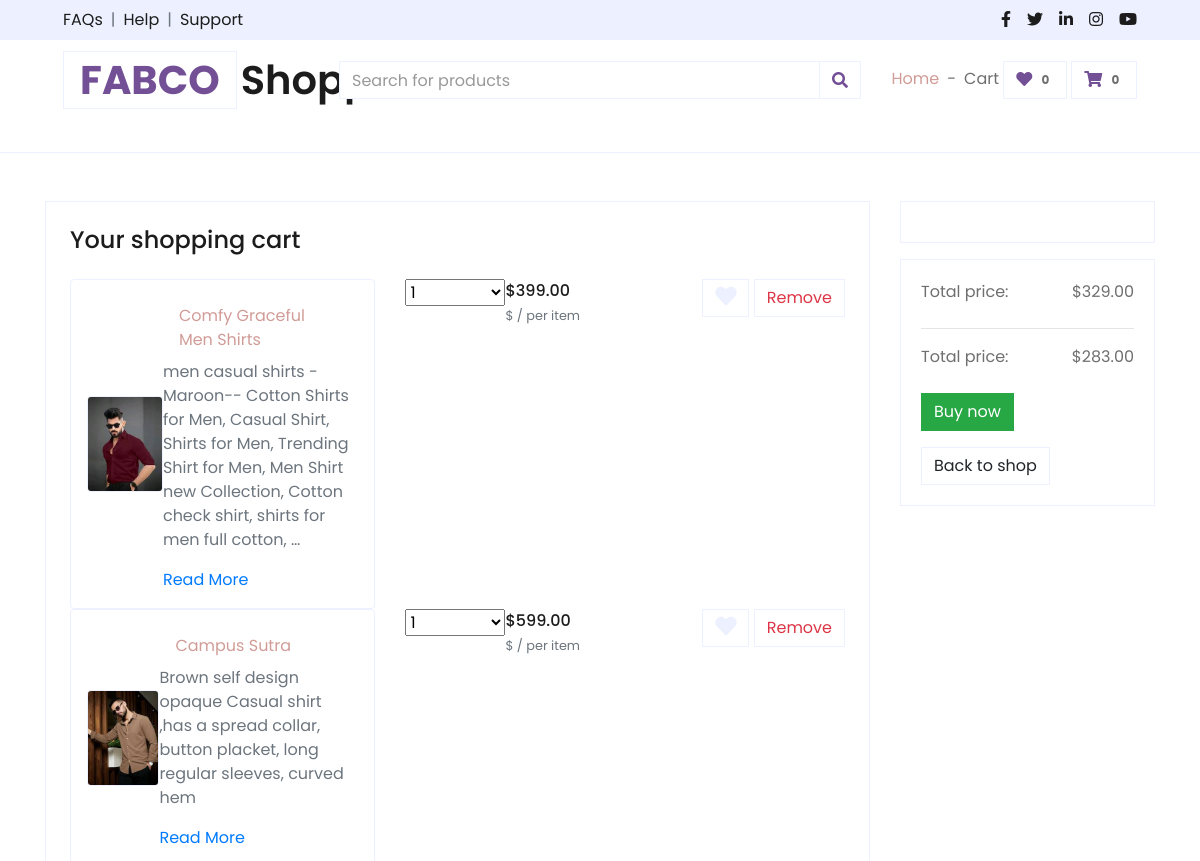
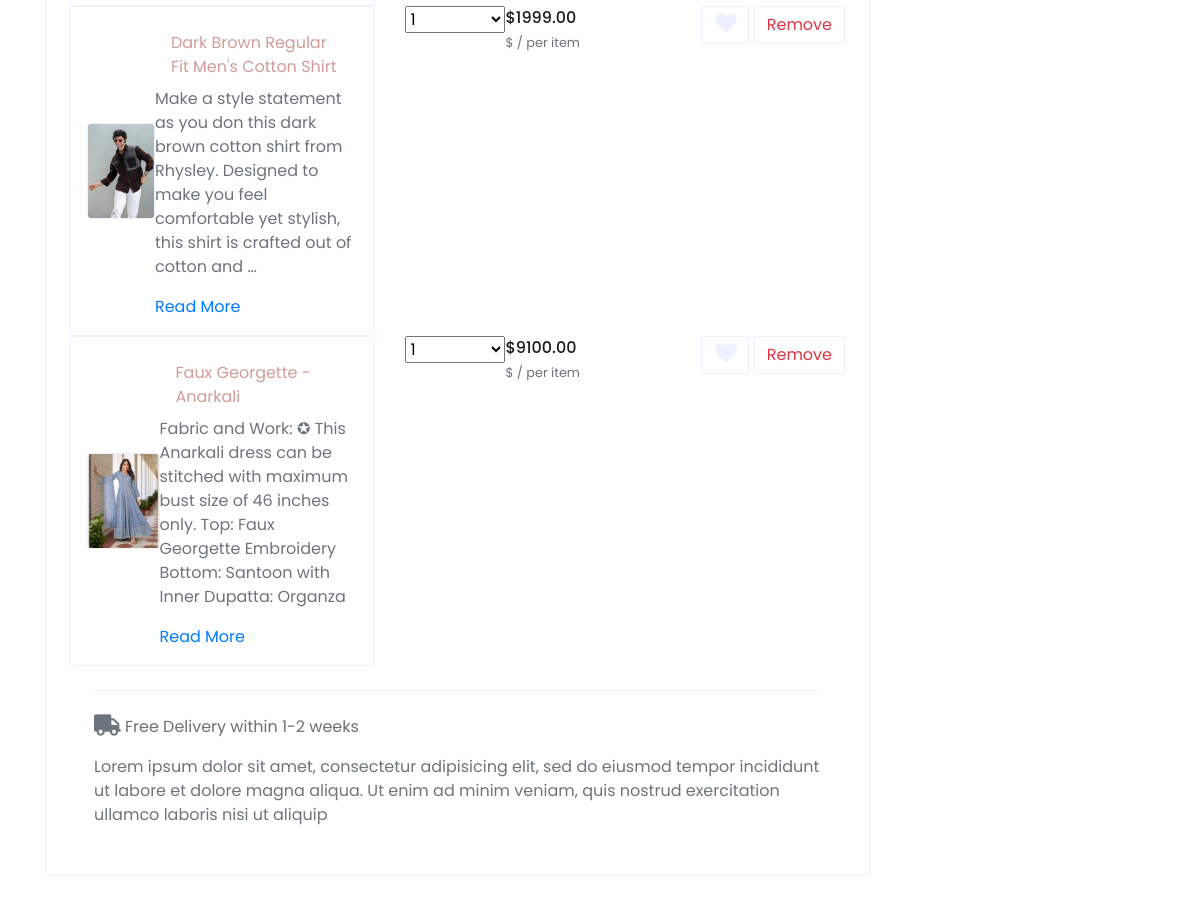
Before: /cart/ (signed in, upper part) with the older database file (2 pictures, top to bottom).
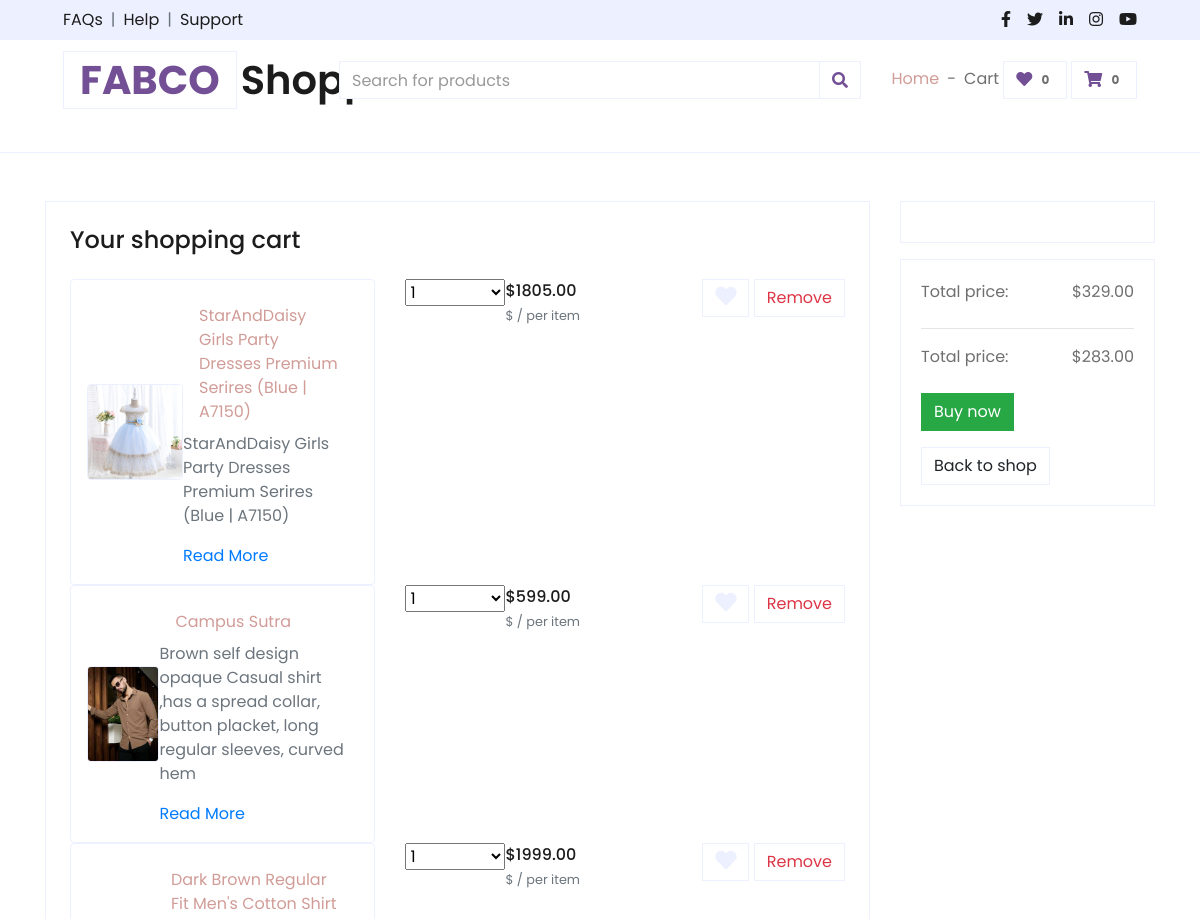
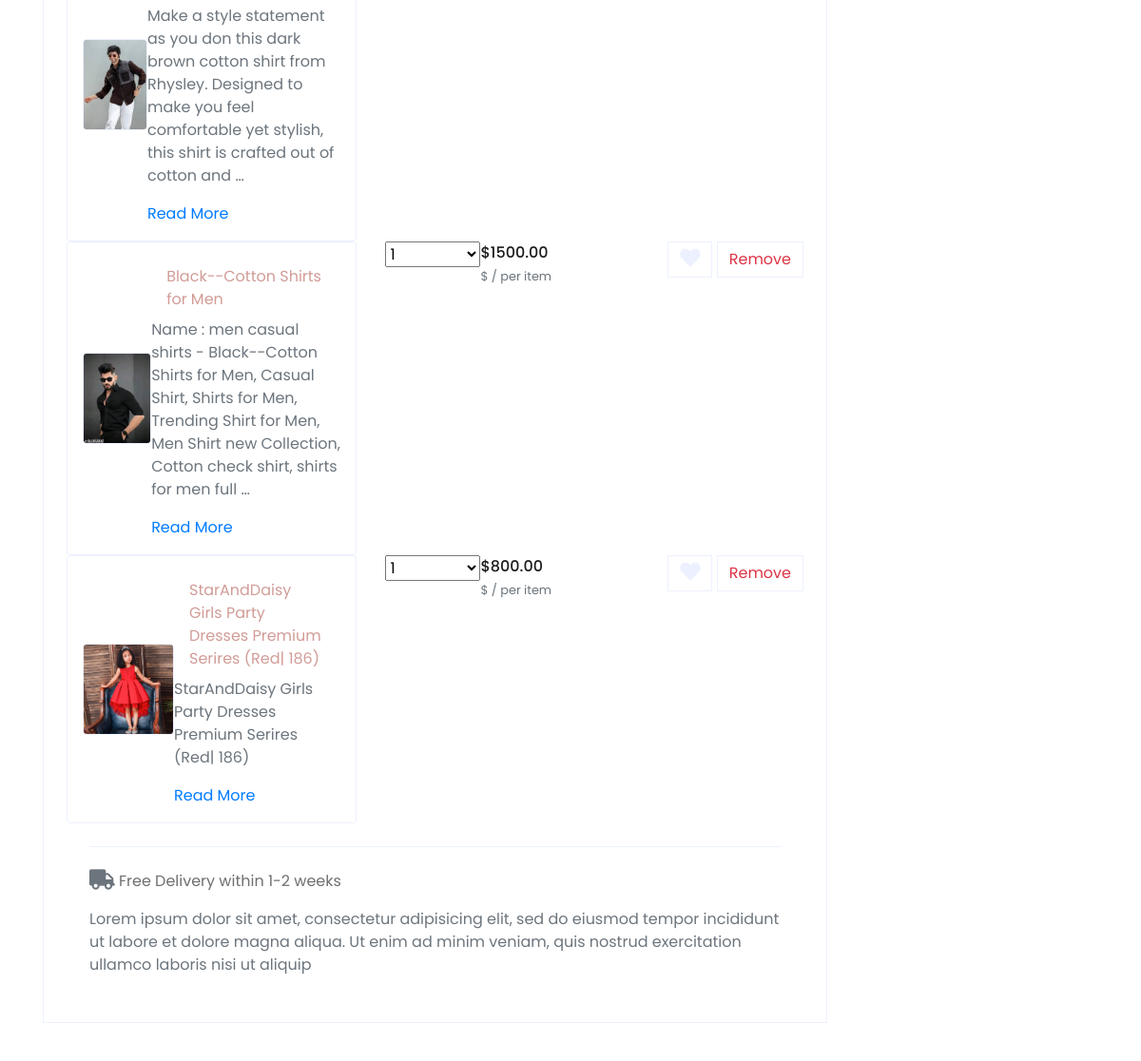
After: the same page with the newer database file (2 pictures, top to bottom).
### cart/models.py (models this page shows, shortened)
class Cartitem(models.Model):
    SIZE_CHOICES = [
        ('S', 'Small'),
        ('M', 'Medium'),
        ('L', 'Large'),
        ('XL', 'Extra Large'),
    ]
    user = models.ForeignKey(User, on_delete=models.CASCADE)
    product = models.ForeignKey(Product, on_delete=models.CASCADE)
    quantity = models.PositiveIntegerField(default=1)
    size = models.CharField(max_length=2, choices=SIZE_CHOICES, default='M')
    date_added = models.DateTimeField(auto_now_add=True)

### products/models.py (models this page shows, shortened)
class Product(models.Model):
    CATEGORY_CHOICES = [
        ('women', 'Women\'s Wear'),
        ('men', 'Men\'s Wear'),
        ('baby', 'Baby Wear'),
    ]
    name = models.CharField(max_length=255)
    price = models.DecimalField(max_digits=10, decimal_places=2)
    discount_price = models.DecimalField(max_digits=10, decimal_places=2, blank=True, null=True)
    image = models.ImageField(upload_to='products/')
    description = models.TextField(blank=True, null=True)
    category = models.CharField(max_length=50, choices=CATEGORY_CHOICES, null=True, blank=True)
    created_at = models.DateTimeField( default=timezone.now)

### cart/views.py (the view)
# urls.py: path('', include('cart.urls', namespace='cart')),
def cart(request):
    cart_items = Cartitem.objects.filter(user=request.user)
    total_price = sum(item.product.price * item.quantity for item in cart_items)
    return render(request, 'caart/cart.html', {'cart_items': cart_items, 'total_price': total_price})

### templates/caart/cart.html (shortened to what this page needs)
{% load static%}
<!DOCTYPE html>
<html lang="en">
<head>
    <link href="https://cdnjs.cloudflare.com/ajax/libs/font-awesome/5.10.0/css/all.min.css" rel="stylesheet">
    <link href="{% static 'static/lib/owlcarousel/assets/owl.carousel.min.css' %}" rel="stylesheet">
    <link href="{% static 'css/style.css' %}" rel="stylesheet">
</head>
<body>
    <div class="container-fluid">
        <div class="row bg-secondary py-2 px-xl-5">
            <div class="col-lg-6 d-none d-lg-block">
                <div class="d-inline-flex align-items-center">
                    <a class="text-dark" href="">FAQs</a>
                    <span class="text-muted px-2">|</span>
                    <a class="text-dark" href="">Help</a>
                    <span class="text-muted px-2">|</span>
                    <a class="text-dark" href="">Support</a>
                </div>
            </div>
            <div class="col-lg-6 text-center text-lg-right">
                <div class="d-inline-flex align-items-center">
                    <a class="text-dark px-2" href="">
                        <i class="fab fa-facebook-f"></i>
                    </a>
                    <a class="text-dark px-2" href="">
                        <i class="fab fa-twitter"></i>
                    </a>
                    <a class="text-dark px-2" href="">
                        <i class="fab fa-linkedin-in"></i>
                    </a>
                    <a class="text-dark px-2" href="">
                        <i class="fab fa-instagram"></i>
                    </a>
                    <a class="text-dark pl-2" href="">
                        <i class="fab fa-youtube"></i>
                    </a>
                </div>
            </div>
        </div>
        <div class="row align-items-center py-3 px-xl-5">
            <div class="col-lg-3 d-none d-lg-block">
                <a href="" class="text-decoration-none">
                    <h1 class="m-0 display-5 font-weight-semi-bold"><span class="text-primary font-weight-bold border px-3 mr-1">FABCO</span>Shopper</h1>
                </a>
            </div>
            <div class="col-lg-6 col-6 text-left">
                <form action="">
                    <div class="input-group">
                        <input type="text" class="form-control" placeholder="Search for products">
                        <div class="input-group-append">
                            <span class="input-group-text bg-transparent text-primary">
                                <i class="fa fa-search"></i>
                            </span>
                        </div>
                    </div>
                </form>
            </div>
            <div class="col-lg-3 col-6 text-right">
                <div class="d-inline-flex">
                    <p class="m-0"><a href="{% url 'index' %}">Home</a></p>
                    <p class="m-0 px-2">-</p>
                    <p class="m-0">Cart</p>
                </div>
                <a href="" class="btn border">
                    <i class="fas fa-heart text-primary"></i>
                    <span class="badge">0</span>
                </a>
                <a href="" class="btn border">
                    <i class="fas fa-shopping-cart text-primary"></i>
                    <span class="badge">0</span>
                </a>
            </div>
        </div>
    </div>
<body/>
<body>
    <header>
  <div class="p-3 text-center bg-white border-bottom">
  </div>
</header>
<section class="bg-light my-5">
  <div class="container">
    <div class="row">
      <div class="col-lg-9">
        <div class="card border shadow-0">
          <div class="m-4">
            <h4 class="card-title mb-4">Your shopping cart</h4>
            <div class="row gy-3 mb-4">
              {% for item in cart_items %}
              <div class="col-lg-5">
                <div class="me-lg-5">
                  <div class="d-flex align-items-center border rounded p-3" style="border-width: 2px;">                    <img src="{{ item.product.image.url  }}" class="border rounded me-3" style="width: 96px; height: 96px;" />
                    <div class="">
                      <a href="#" class="nav-link">{{ item.product.name }}</a>
                      <p class="text-muted product-description">
                          {{ item.product.description|truncatewords:30 }}
                      </p>
                      <a href="#" class="read-more" onclick="toggleReadMore(event);">Read More</a>
                  </div>
                  </div>
                </div>
              </div>
              <div class="col-lg-2 col-sm-6 col-6 d-flex flex-row flex-lg-column flex-xl-row text-nowrap">
                <div class="">
                  <select style="width: 100px;" class="form-select me-4">
                    <option>1</option>
                  </select>
                </div>
                <div class="">
                  <text class="h6">${{ item.product.price }}</text> <br />
                  <small class="text-muted text-nowrap"> ${{item.product.per_item_price }} / per item </small>
                </div>
              </div>
              <div class="col-lg col-sm-6 d-flex justify-content-sm-center justify-content-md-start justify-content-lg-center justify-content-xl-end mb-2">
                <div class="float-md-end">
                  <a href="#!" class="btn btn-light border px-2 icon-hover-primary"><i class="fas fa-heart fa-lg px-1 text-secondary"></i></a>
                  <a href="{% url 'cart:remove_from_cart' item.product.id %}" class="btn btn-light border text-danger icon-hover-danger"> Remove</a>
                </div>
              </div>
              {% endfor %}
            </div>
            <div class="border-top pt-4 mx-4 mb-4">
              <p><i class="fas fa-truck text-muted fa-lg"></i> Free Delivery within 1-2 weeks</p>
              <p class="text-muted">
                Lorem ipsum dolor sit amet, consectetur adipisicing elit, sed do eiusmod tempor incididunt ut labore et dolore magna aliqua. Ut enim ad minim veniam, quis nostrud exercitation ullamco laboris nisi ut
                aliquip
              </p>
            </div>
          </div>
        </div>
      </div>
      <div class="col-lg-3">
        <div class="card mb-3 border shadow-0">
          <div class="card-body">
          </div>
        </div>
        <div class="card shadow-0 border">
          <div class="card-body">
            <div class="d-flex justify-content-between">
              <p class="mb-2">Total price:</p>
              <p class="mb-2">$329.00</p>
            </div>
            <hr />
            <div class="d-flex justify-content-between">
              <p class="mb-2">Total price:</p>
              <p class="mb-2 fw-bold">$283.00</p>
            </div>
            <div class="mt-3">
              <a href="#" class="btn btn-success w-100 shadow-0 mb-2"> Buy now </a>
              <a href="{% url 'index' %}" class="btn btn-light w-100 border mt-2"> Back to shop </a>
            </div>
          </div>
        </div>
      </div>
    </div>
  </div>
</section>
</body>
</html>

Changed rows visible on the page:
removed Cartitem: product.image (picture), product.name "Comfy Graceful Men Shirts", product.description "men casual shirts - Maroon-- Cotton Shirts for Men, Casual Shirt, Shirts for Men, Trending Shirt for Men, Men Shirt new Collection, Cotton check shirt, shirts for men full cotton, …", product.price "399.00"
removed Cartitem: product.image (picture), product.name "Faux Georgette - Anarkali", product.description "Fabric and Work: ✪ This Anarkali dress can be stitched with maximum bust size of 46 inches only. Top: Faux Georgette Embroidery Bottom: Santoon with Inner Dupatta: Organza", product.price "9100.00"
added Cartitem: product.image (picture), product.name "StarAndDaisy Girls Party Dresses Premium Serires (Blue | A7150)", product.description "StarAndDaisy Girls Party Dresses Premium Serires (Blue | A7150)", product.price "1805.00"
added Cartitem: product.image (picture), product.name "Black--Cotton Shirts for Men", product.description "Name : men casual shirts - Black--Cotton Shirts for Men, Casual Shirt, Shirts for Men, Trending Shirt for Men, Men Shirt new Collection, Cotton check shirt, shirts for men full …", product.price "1500.00"
added Cartitem: product.image (picture), product.name "StarAndDaisy Girls Party Dresses Premium Serires (Red| 186)", product.description "StarAndDaisy Girls Party Dresses Premium Serires (Red| 186)", product.price "800.00"
